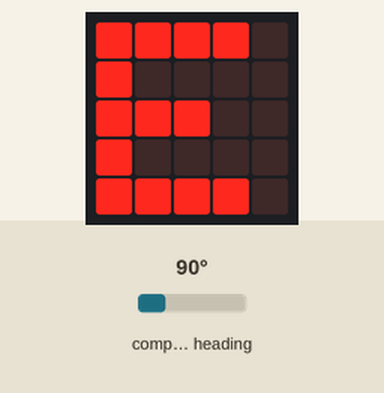
Recording of a program running on a simulated BBC micro:bit (MakeCode). On the bench: the board's 5×5 LED display. The inputs (shaded band) are chosen by the test bench; at power-on: compass heading 90°. The compass is already calibrated.

Above: at 1.2 s.
1.3 s: compass heading set to 47°
2.8 s: compass heading set to 42°
At 4.0 s:
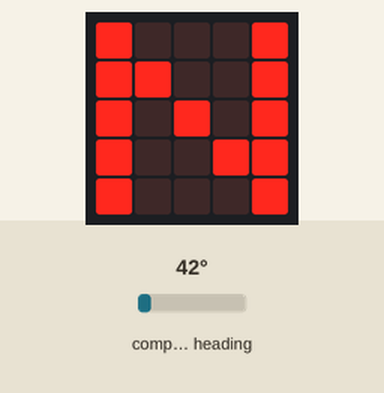
4.5 s: compass heading set to 180°
At 5.4 s:
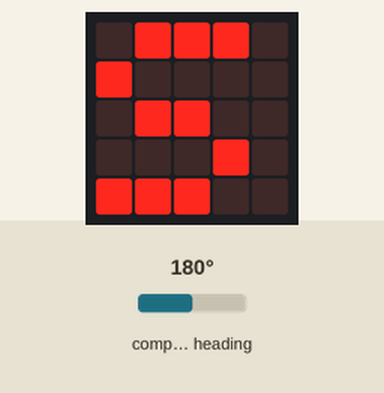
6.1 s: compass heading set to 220°
7.6 s: compass heading set to 230°
At 8.3 s:
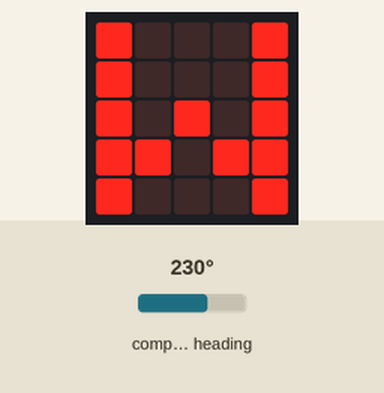
9.2 s: compass heading set to 7°
At 9.7 s:
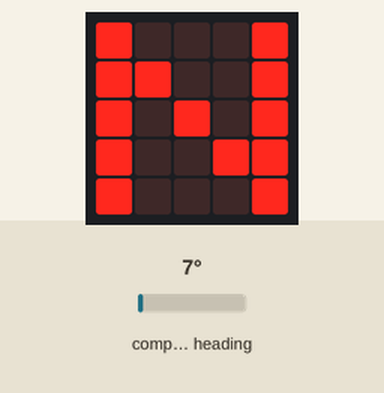
Timing chart, 0 to 11.7 s (numbered marks = the images above; inputs shaded):
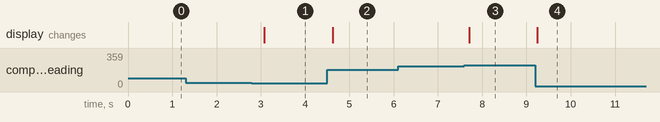

The program:

main.ts
```typescript
let desress = 0
basic.forever(function () {
    desress = input.compassHeading()
    if (desress < 45) {
        basic.showString("N")
    } else if (desress < 135) {
        basic.showString("E")
    } else if (desress < 225) {
        basic.showString("S")
    } else if (desress < 315) {
        basic.showString("W")
    } else {
        basic.showString("N")
    }
})
```

test.ts
```typescript
// 在這裡測試；當此封包作為擴充功能時，將不會編譯此內容。
```

Measured:
- the behaviour switches between 45 and 44° on compass heading (found by bisection; images 0 and 1)
- the behaviour switches between 224 and 225° on compass heading (found by bisection; images 2 and 3)
- after the input at 1.3 s, every drawn part: stays the same
- after the input at 2.8 s, the display: changes after 0.28 s (image 1)
- after the input at 4.5 s, the display: changes after 0.12 s (image 2)
- after the input at 6.1 s, every drawn part: stays the same
- after the input at 7.6 s, the display: changes after 0.10 s (image 3)
- after the input at 9.2 s, the display: changes at once (image 4)
